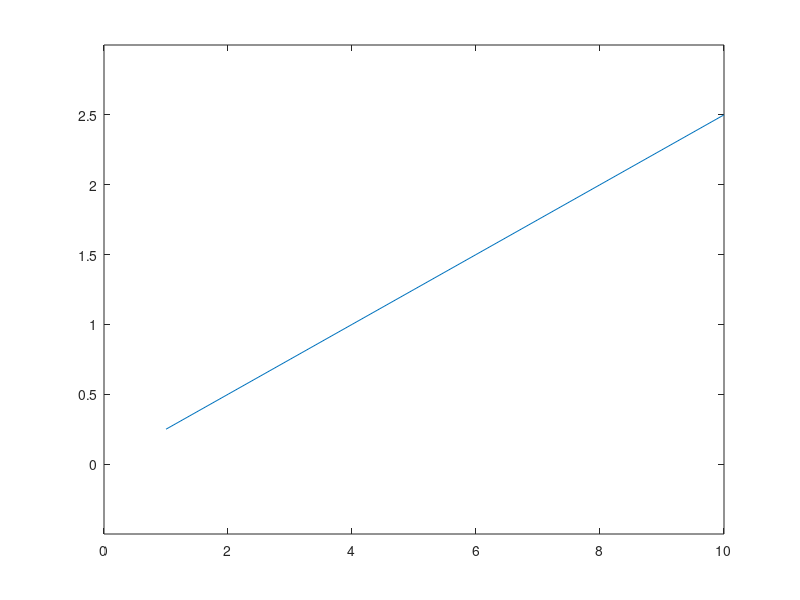

Here is the MATLAB script that generated this plot: (Note: this script raises an error after producing the figure.)
%=============================================================================
% Copyright (c) 2026-present Allan CORNET (Nelson)
%=============================================================================
% This file is part of Nelson.
%=============================================================================
% LICENCE_BLOCK_BEGIN
% SPDX-License-Identifier: LGPL-3.0-or-later
% LICENCE_BLOCK_END
%=============================================================================
% <--ADV-CLI MODE-->
%=============================================================================
close all
%=============================================================================
f = figure('Visible', 'off');
plot(1:10, (1:10) / 4);
ax = gca();
ylim([-0.5 3]);
yticks(0:0.5:2.5);
ytickformat('%.2f');
assert_isequal(ytickformat(), '%.2f');
assert_isequal(ax.YTickLabelFormat, '%.2f');
drawnow();
assert_isequal(ax.YTickLabel', {'0.00', '0.50', '1.00', '1.50', '2.00', '2.50'});
ytickformat('percentage');
drawnow();
assert_isequal(ax.YTickLabel', {'0%', '0.5%', '1%', '1.5%', '2%', '2.5%'});
ytickformat(ax, '%.1f');
drawnow();
assert_isequal(ax.YTickLabel', {'0.0', '0.5', '1.0', '1.5', '2.0', '2.5'});
close(f);
%=============================================================================
close all
%=============================================================================
